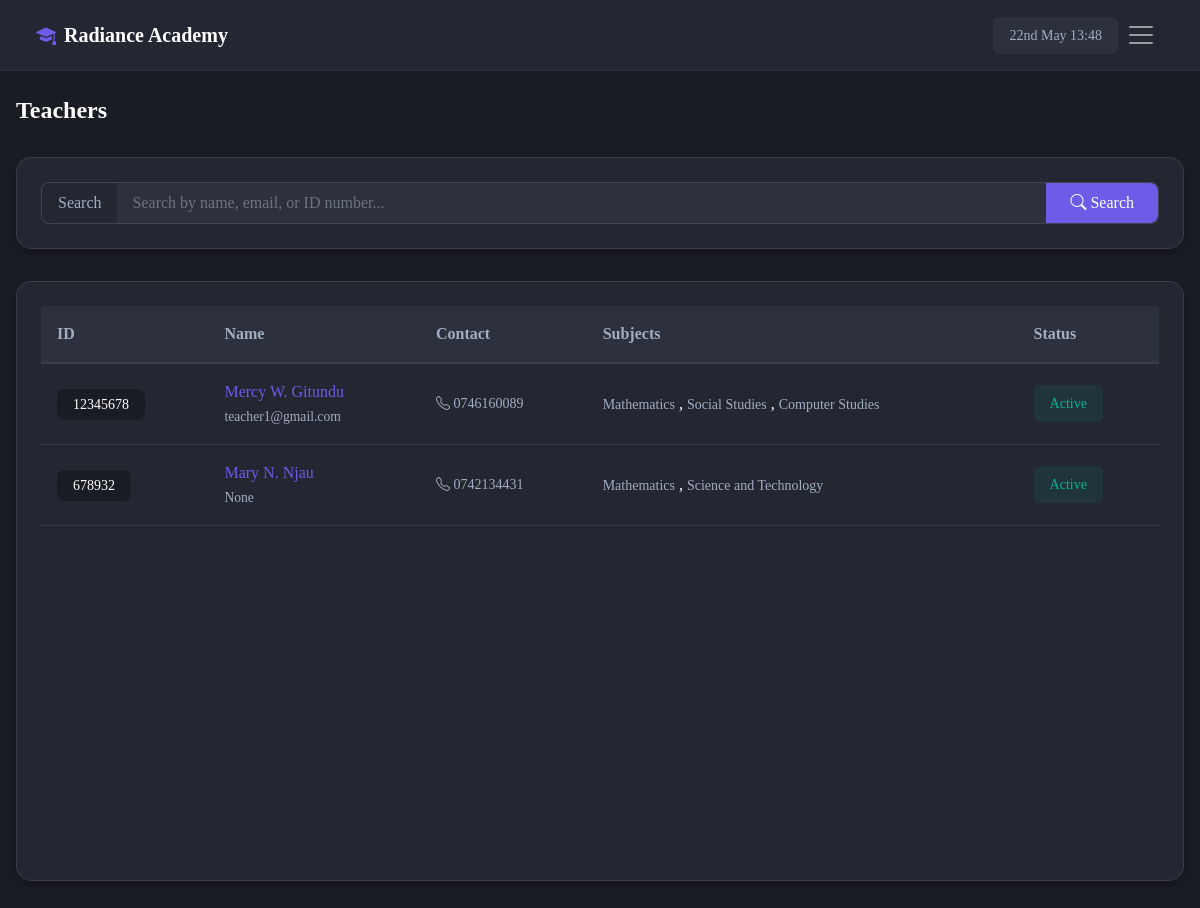
The page /Supervisor/TeachersView/ (signed in) on the database as committed earlier.
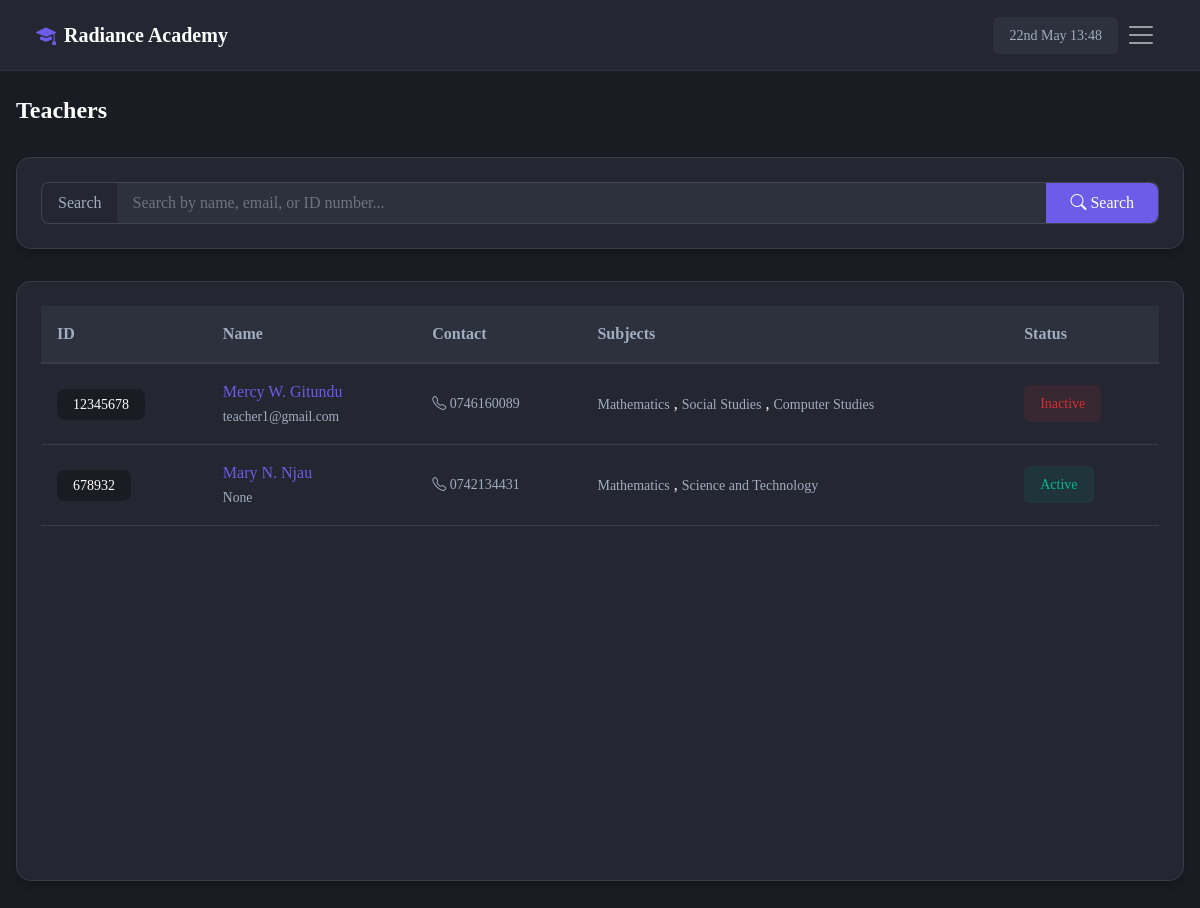
The same page on the database as committed later.
### Users/models.py (models this page shows, shortened)
class MyUser(AbstractBaseUser, PermissionsMixin):
    class Role(models.TextChoices):
        Student = "Student"
        Teacher = "Teacher"
        ADMIN = "Admin"
        Finance = "Finance"
        Guardian = "Guardian"
        Receptionist = "Receptionist"
        Supervisor = "Supervisor"
        Referer = "Referer"
        Supplier = "Supplier"
    base_role = Role.Student
    email = models.EmailField(unique=True, null=True, blank=True)
    school = models.ForeignKey(Schools, null=True,blank=True, on_delete=models.CASCADE)
    id_number = models.CharField(max_length=20, unique=True)  # ✅ Ensure unique=True
    uuid = models.UUIDField(default=uuid.uuid4, unique=True, editable=False)
    date = models.DateField(default=timezone.now)
    role = models.CharField(max_length=15, choices=Role.choices, default=base_role)
    is_active = models.BooleanField(default=True)
    is_admin = models.BooleanField(default=False)
    is_staff = models.BooleanField(default=False)  # ✅ Required for Django Admin
    is_superuser = models.BooleanField(default=False)  # ✅ Needed for superusers
    objects = MyUserManager()
    USERNAME_FIELD = 'id_number'  # ✅ Django now identifies users by ID number
    REQUIRED_FIELDS = []  # No other required fields

class PersonalProfile(models.Model):
    user = models.OneToOneField(MyUser, on_delete=models.CASCADE)
    f_name = models.CharField(max_length=30)
    is_boarder = models.BooleanField(default=False)
    location = models.CharField(max_length=100, blank=True)
    l_name = models.CharField(max_length=30)
    surname = models.CharField(max_length=30, blank=True)
    gender = models.CharField(max_length=10, blank=True)
    phone = models.CharField(max_length=20, null=True)
    def get_names(self):
        first = self.f_name
        last = self.l_name
        surname = self.surname
        if first or last or surname:
            if last:
                last = last[0]
            return first.title() + ' ' + last.title() + '.' + ' ' + surname.title()
        else:
            return self.user

### Supervisor/views.py (the view, shortened to what this page needs)
# urls.py: path('TeachersView/', TeachersView.as_view(), name='teachers-view'),
class TeachersView(LoginRequiredMixin, TemplateView):
    template_name = 'Supervisor/teachers_view.html'
    def get_context_data(self, **kwargs):
        context = super().get_context_data(**kwargs)
        user = self.request.user
        try:
            users  = MyUser.objects.filter(role='Teacher', school=user.school)
            context['users'] = users
        except Exception:
            messages.error(self.request, 'We could not fetch Teachers from the database')
        return context

### SubjectList/models.py (called while the page is built)
    def __str__(self):
        return self.name

### Supervisor/templates/Supervisor/teachers_view.html (shortened to what this page needs)
{% extends 'Supervisor/base.html' %}
{% load custom_filters %}
{% block content %}
<div class="container">
    <div class="page-header">
        <h1 class="page-title">Teachers</h1>
    </div>
    <div class="search-section">
    <form method="post">
            <div class="input-group">
                <span class="input-group-text">Search</span>
                <input type="text" name="search" class="form-control" placeholder="Search by name, email, or ID number...">
                <button type="submit" class="btn btn-secondary">
                    <i class="bi bi-search"></i> Search
                </button>
        </div>
    </form>
    </div>
    <div class="table-container">
    <table class="table">
        <thead>
            <tr>
                    <th>ID</th>
                    <th>Name</th>
                    <th>Contact</th>
                    <th>Subjects</th>
                    <th>Status</th>
            </tr>
        </thead>
        <tbody>
            {% for user in users %}
            <tr>
                    <td>
                        <span class="teacher-id">{{ user.id_number }}</span>
                    </td>
                    <td>
                        <a href="{% url 'teacher-id' user.id %}">
                            <div>{{ user.personalprofile.get_names|title }}</div>
                            <small>{{ user.email }}</small>
                        </a>
                    </td>
                    <td>
                        <div class="teacher-info">
                            <i class="bi bi-telephone"></i> {{ user.personalprofile.phone }}
                        </div>
                    </td>
                <td>
                    {% for subject in user.teacherprofile.subject.all %}
                        <span class="teacher-info">{{ subject }}</span>
                        {% if not forloop.last %}, {% endif %}
                    {% endfor %}
                </td>
                    <td>
                        <span class="status-badge {% if user.is_active %}processed{% else %}unprocessed{% endif %}">
                            {% if user.is_active %}Active{% else %}Inactive{% endif %}
                        </span>
                </td>
            </tr>
            {% endfor %}
        </tbody>
    </table>
    </div>
</div>
{% endblock %}

Rows that differ between the two databases and show on the page:
changed MyUser "teacher1@gmail.com": is_active "Active" → "Inactive"
